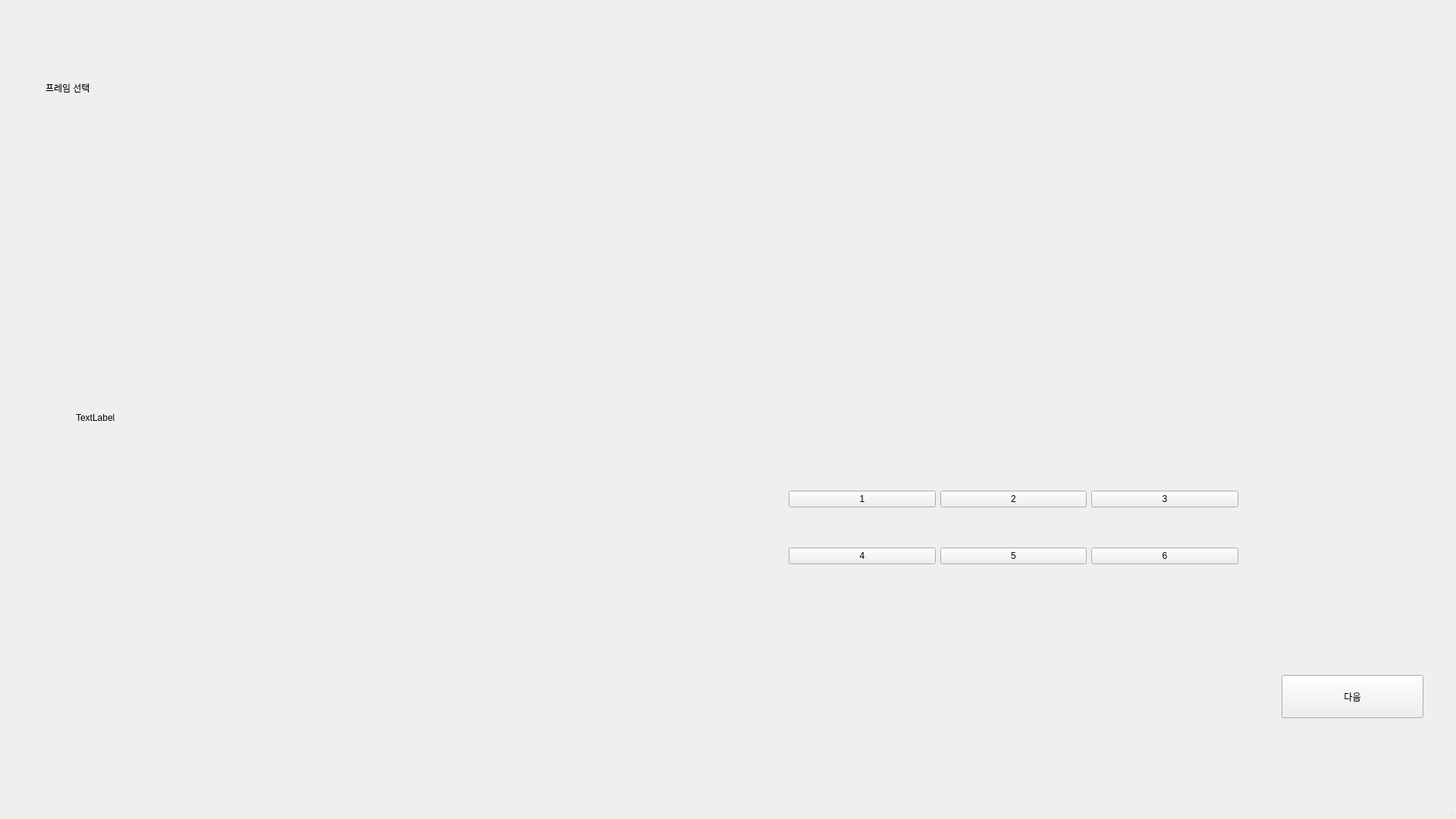
<?xml version="1.0" encoding="UTF-8"?>
<ui version="4.0">
 <class>MainWindow</class>
 <widget class="QMainWindow" name="MainWindow">
  <property name="geometry">
   <rect>
    <x>0</x>
    <y>0</y>
    <width>1920</width>
    <height>1080</height>
   </rect>
  </property>
  <property name="windowTitle">
   <string>MainWindow</string>
  </property>
  <widget class="QWidget" name="centralwidget">
   <widget class="QLabel" name="background_preview">
    <property name="geometry">
     <rect>
      <x>100</x>
      <y>190</y>
      <width>431</width>
      <height>721</height>
     </rect>
    </property>
    <property name="text">
     <string>TextLabel</string>
    </property>
   </widget>
   <widget class="QWidget" name="gridLayoutWidget">
    <property name="geometry">
     <rect>
      <x>1040</x>
      <y>600</y>
      <width>593</width>
      <height>191</height>
     </rect>
    </property>
    <layout class="QGridLayout" name="gridLayout">
     <item row="1" column="1">
      <widget class="QPushButton" name="backgounrd_5">
       <property name="text">
        <string>5</string>
       </property>
      </widget>
     </item>
     <item row="1" column="0">
      <widget class="QPushButton" name="backgounrd_4">
       <property name="text">
        <string>4</string>
       </property>
      </widget>
     </item>
     <item row="1" column="2">
      <widget class="QPushButton" name="backgounrd_6">
       <property name="text">
        <string>6</string>
       </property>
      </widget>
     </item>
     <item row="0" column="0">
      <widget class="QPushButton" name="backgounrd_1">
       <property name="text">
        <string>1</string>
       </property>
      </widget>
     </item>
     <item row="0" column="1">
      <widget class="QPushButton" name="backgounrd_2">
       <property name="text">
        <string>2</string>
       </property>
      </widget>
     </item>
     <item row="0" column="2">
      <widget class="QPushButton" name="backgounrd_3">
       <property name="text">
        <string>3</string>
       </property>
      </widget>
     </item>
    </layout>
   </widget>
   <widget class="QPushButton" name="move_next">
    <property name="geometry">
     <rect>
      <x>1690</x>
      <y>890</y>
      <width>187</width>
      <height>57</height>
     </rect>
    </property>
    <property name="text">
     <string>다음</string>
    </property>
   </widget>
   <widget class="QLabel" name="title">
    <property name="geometry">
     <rect>
      <x>60</x>
      <y>10</y>
      <width>531</width>
      <height>211</height>
     </rect>
    </property>
    <property name="text">
     <string>프레임 선택</string>
    </property>
   </widget>
  </widget>
  <widget class="QStatusBar" name="statusbar"/>
 </widget>
 <resources/>
 <connections/>
</ui>
